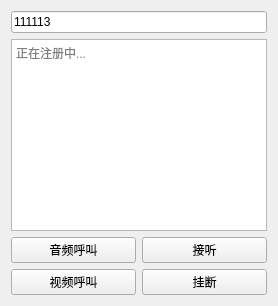
              <widget class="QWidget" name="tab_38">
               <attribute name="title">
                <string>音视频聊天</string>
               </attribute>
               <layout class="QGridLayout" name="gridLayout_27">
                <item row="0" column="0">
                 <widget class="LineEdit" name="sip_lineEdit">
                  <property name="text">
                   <string>111113</string>
                  </property>
                  <property name="placeholderText">
                   <string>目标sip号</string>
                  </property>
                 </widget>
                </item>
                <item row="1" column="0">
                 <widget class="TextEdit" name="textEdit">
                  <property name="placeholderText">
                   <string>正在注册中...  </string>
                  </property>
                 </widget>
                </item>
                <item row="2" column="0">
                 <layout class="QGridLayout" name="gridLayout_16">
                  <item row="1" column="0">
                   <widget class="PrimaryPushButton" name="call_vudio_pushButton">
                    <property name="text">
                     <string>视频呼叫</string>
                    </property>
                   </widget>
                  </item>
                  <item row="0" column="1">
                   <widget class="PrimaryPushButton" name="answer_pushButton">
                    <property name="text">
                     <string>接听</string>
                    </property>
                   </widget>
                  </item>
                  <item row="1" column="1">
                   <widget class="PrimaryPushButton" name="hangup_pushButton">
                    <property name="text">
                     <string>挂断</string>
                    </property>
                   </widget>
                  </item>
                  <item row="0" column="0">
                   <widget class="PrimaryPushButton" name="call_audio_pushButton">
                    <property name="text">
                     <string>音频呼叫</string>
                    </property>
                   </widget>
                  </item>
                 </layout>
                </item>
               </layout>
              </widget>
